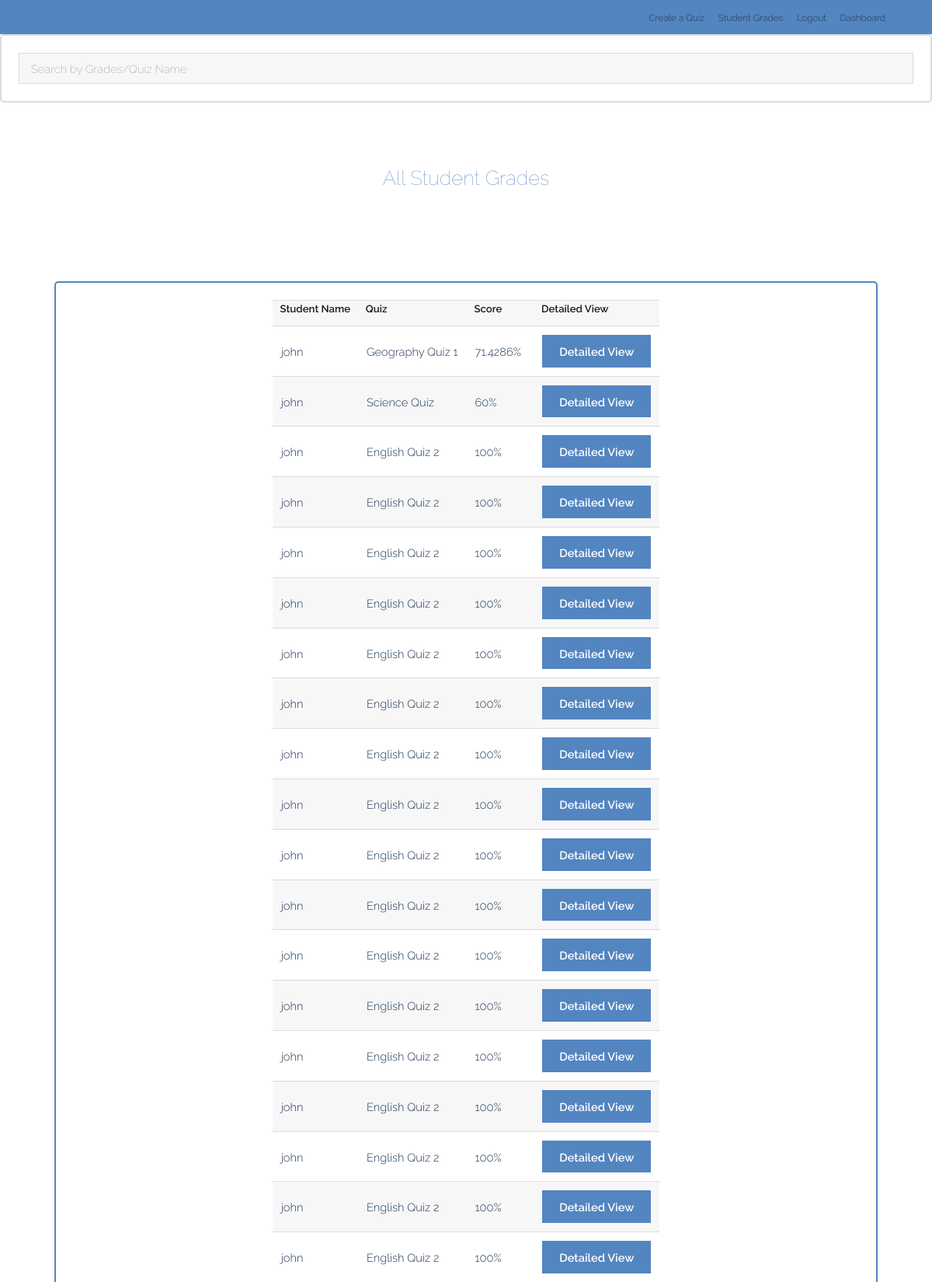
The app's page /grades.php (signed in, upper part) with its own data.
### tables this page shows
CREATE TABLE `results` (
  `id` int(11) NOT NULL,
  `user` varchar(255) NOT NULL,
  `quiz_id` int(11) NOT NULL,
  `score` float NOT NULL
);

CREATE TABLE `users` (
  `password` varchar(255) NOT NULL,
  `username` varchar(100) NOT NULL,
  `name` varchar(100) NOT NULL,
  `type` tinyint(1) NOT NULL
);

CREATE TABLE `quiz` (
  `id` int(11) NOT NULL,
  `name` varchar(255) NOT NULL,
  `description` varchar(255) NOT NULL,
  `questions` longtext NOT NULL CHECK (json_valid(`questions`)),
  `img` varchar(255) NOT NULL
);

### grades.php (the view, shortened to what this page needs)
<!DOCTYPE HTML>
<html>
	<head>
        <link rel="stylesheet" href="assets/css/main.css" />
		 <?php
		 include_once ("base.php");
		?>
	</head>
	<body class="subpage">
			<header id="header">
				<div class="inner">
					<nav id="nav">
                    <?php
					include_once("navbar.php");
					?>
                    </nav>
				</div>
			</header>
		<div class="box">
        	<input type="text" id="myInput" onkeyup="myFunction2()" placeholder="Search by Grades/Quiz Name">
		</div>
	<header class="align-center">
		<br>
			<br>
			<h2>All Student Grades</h2>
				</header>
        			<section id="three" class="wrapper">
						<div class="inner">
							<div class="dashbox">
								<article>
									<table>
										<tr>
										<th>Student  Name</th>
										<th>Quiz </th>
										<th>Score</th>
										<th>Detailed View</th>
									</tr>
									<?php
									$sql = "SELECT results.id, quiz.name AS quiz_name, results.score, users.name FROM `results` INNER JOIN `quiz` ON results.quiz_id = quiz.id INNER JOIN `users` ON results.user = users.username";
									$result = $conn->query($sql);
									while($row = $result->fetch_assoc()){
									echo '<tr>
									<td>'.$row["name"].'</td>
									<td>'.$row["quiz_name"].'</td>
									<td>'.($row["score"]*100).'%</td>
									<td><a href="gradesdetailed.php?id='.$row['id'].'" class="button special">Detailed View</a></td>
									</tr>';
									}
									?>
							</table>
						</article>
						</div>
					</div>
            </section>
	</body>
</html>

### assets/css/main.css (style rules this page uses)
html, body, div, span, applet, object, iframe, h1, h2, h3, h4, h5, h6, p, blockquote, pre, a, abbr, acronym, address, big, cite, code, del, dfn, em, img, ins, kbd, q, s, samp, small, strike, strong, sub, sup, tt, var, b, u, i, center, dl, dt, dd, ol, ul, li, fieldset, form, label, legend, table, caption, tbody, tfoot, thead, tr, th, td, article, aside, canvas, details, embed, figure, figcaption, footer, header, hgroup, menu, nav, output, ruby, section, summary, time, mark, audio, video { margin: 0; padding: 0; border: 0; font-size: 100%; font: inherit; color: #1F3857; vertical-align: baseline; }
article, aside, details, figcaption, figure, footer, header, hgroup, menu, nav, section { display: block; }
body { line-height: 1; }
table { border-collapse: collapse; border-spacing: 0; }
body { -webkit-text-size-adjust: none; }
*, *:before, *:after { -moz-box-sizing: border-box; -webkit-box-sizing: border-box; box-sizing: border-box; }
body { -ms-overflow-style: scrollbar; }
body { background: #fff; }
body, input, select, textarea { color: #1F3857; font-family: "Raleway", Arial, Helvetica, sans-serif; font-size: 13pt; font-weight: 300; line-height: 1.65; }
@media screen and (max-width: 1680px) { body, input, select, textarea { font-size: 11pt; } }
@media screen and (max-width: 1280px) { body, input, select, textarea { font-size: 11pt; } }
a { color: #1F3857; text-decoration: underline; }
h1, h2, h3, h4, h5, h6 { color: #5385c1; font-weight: 300; line-height: 1.5; margin: 0 0 1em 0; }
h2 { font-size: 1.75em; font-weight: 100; }
.align-center { text-align: center; }
.inner { max-width: 75em; margin: 0 auto; }
@media screen and (max-width: 1280px) { .inner { max-width: 90%; } }
section.wrapper, article.wrapper { padding: 6em 0; }
input[type="text"], input[type="password"], input[type="email"], input[type="tel"], select, textarea { -moz-appearance: none; -webkit-appearance: none; -ms-appearance: none; appearance: none; background: rgba(144, 144, 144, 0.075); border-radius: 0; border: none; border: solid 1px #dbdbdb; color: inherit; display: block; outline: 0; padding: 0 1em; text-decoration: none; width: 100%; }
input[type="text"], input[type="password"], input[type="email"], select { height: 2.75em; }
.dashbox { border: solid 2px #5385c1; border-radius: 5px; margin-bottom: 2em; margin-left:10px; margin-right:10px; color:#1F3857; padding: 1.5em; align-items: center; display: flex; justify-content: center; }
.box { border: solid 2px #dbdbdb; border-radius: 5px; margin-bottom: 2em; padding: 1.5em; display: flex; }
.box > :last-child, .box > :last-child > :last-child, .box > :last-child > :last-child > :last-child { margin-bottom: 0; }
table { margin: 0 0 2em 0; width: 100%; }
table tbody tr { border: solid 1px #dbdbdb; border-left: 0; border-right: 0; }
table tbody tr:nth-child(2n + 1) { background-color: rgba(144, 144, 144, 0.075); }
table td { padding: 0.75em 0.75em; }
table th { color: rgb(26, 26, 26); font-size: 0.9em; font-weight: 600; padding: 0 0.75em 0.75em 0.75em; text-align: left; }
input[type="submit"], input[type="reset"], input[type="button"], button, .button { -moz-appearance: none; -webkit-appearance: none; -ms-appearance: none; appearance: none; -moz-transition: background-color 0.2s ease-in-out, color 0.2s ease-in-out; -webkit-transition: background-color 0.2s ease-in-out, color 0.2s ease-in-out; -ms-transition: background-color 0.2s ease-in-out, color 0.2s ease-in-out; transition: background-color 0.2s ease-in-out, color 0.2s ease-in-out; background-color: #5a5a5a; border-radius: 0; border: 0; color: #ffffff !important; cursor: pointer; display: inline-block; font-weight: 600; height: 2.85em; line-height: 2.95em; padding: 0 1.5em; text-align: center; text-decoration: none; white-space: nowrap; }
input[type="submit"].special, input[type="reset"].special, input[type="button"].special, button.special, .button.special { background-color: #5385c1; color: #ffffff !important; }
.subpage { padding-top: 44px; }
.subpage #header { background: #5385c1; top: 0; height: 44px; line-height: 44px; position: fixed; }
#header { color: #2F5482; cursor: default; height: 3.25em; left: 0; line-height: 3.25em; position: absolute; text-align: right; top: 4em; width: 100%; z-index: 10001; }
#header .inner { margin: 0 auto; position: relative; }

### records on screen
results: users.name "john", quiz.name "Geography Quiz 1", $row['score']*100 "71.4286"
results: users.name "john", quiz.name "Science Quiz", $row['score']*100 "60"
results: users.name "john", quiz.name "English Quiz 2", $row['score']*100 "100"
results: users.name "john", quiz.name "English Quiz 2", $row['score']*100 "100"
results: users.name "john", quiz.name "English Quiz 2", $row['score']*100 "100"
results: users.name "john", quiz.name "English Quiz 2", $row['score']*100 "100"
results: users.name "john", quiz.name "English Quiz 2", $row['score']*100 "100"
results: users.name "john", quiz.name "English Quiz 2", $row['score']*100 "100"
results: users.name "john", quiz.name "English Quiz 2", $row['score']*100 "100"
results: users.name "john", quiz.name "English Quiz 2", $row['score']*100 "100"
results: users.name "john", quiz.name "English Quiz 2", $row['score']*100 "100"
results: users.name "john", quiz.name "English Quiz 2", $row['score']*100 "100"
results: users.name "john", quiz.name "English Quiz 2", $row['score']*100 "100"
results: users.name "john", quiz.name "English Quiz 2", $row['score']*100 "100"
results: users.name "john", quiz.name "English Quiz 2", $row['score']*100 "100"
results: users.name "john", quiz.name "English Quiz 2", $row['score']*100 "100"
results: users.name "john", quiz.name "English Quiz 2", $row['score']*100 "100"
results: users.name "john", quiz.name "English Quiz 2", $row['score']*100 "100"
results: users.name "john", quiz.name "English Quiz 2", $row['score']*100 "100"
